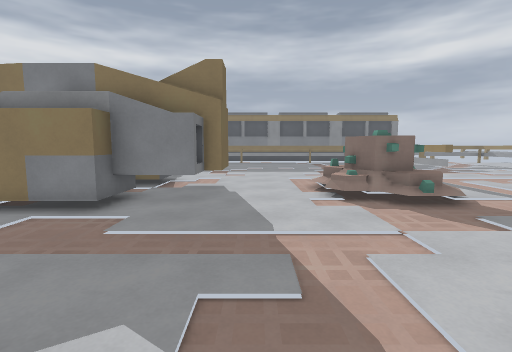
view 1 (above)

20 first-person views from a walk through a 3-D level made in the Godot game engine. The camera is 1.4 m above the floor, tilts 6° down and sees 85° across. The floor is counted in squares, 1 m on a side. Each view is taken from the middle of a square. On the plan, view 1 faces up. The plan holds only what a view shows up to about 14 squares ahead; the rest is blank. The place goes on beyond the plan. Characters and animated objects are left out. Surface patterns are stand-ins for the level's own textures.

view 2
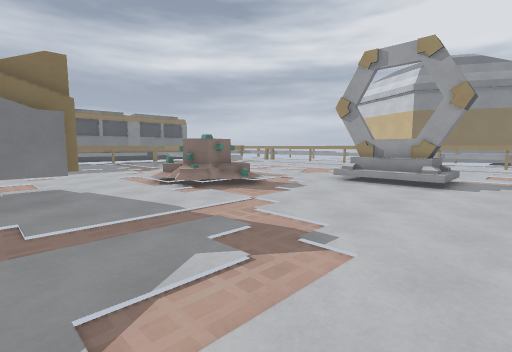

view 3
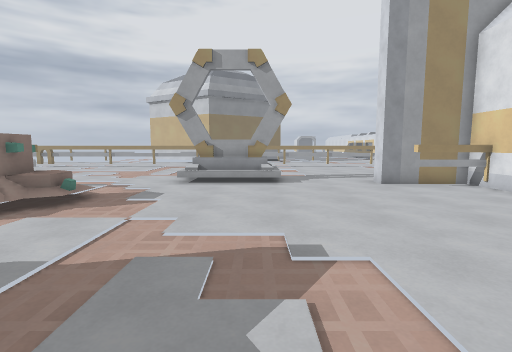

view 4
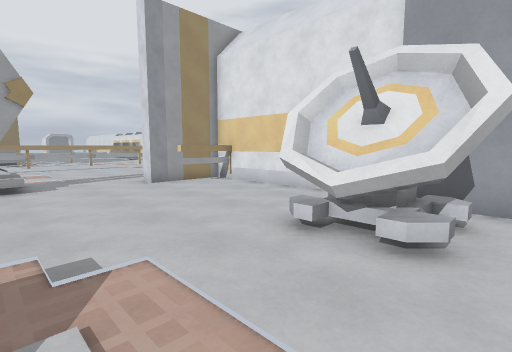

view 5
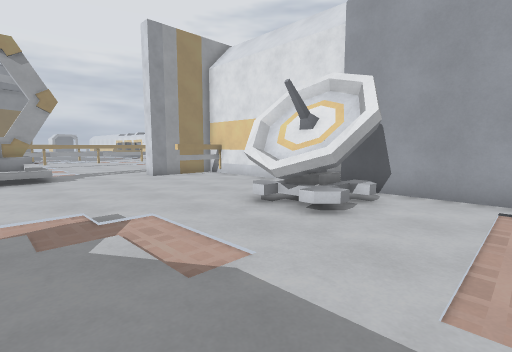

view 6
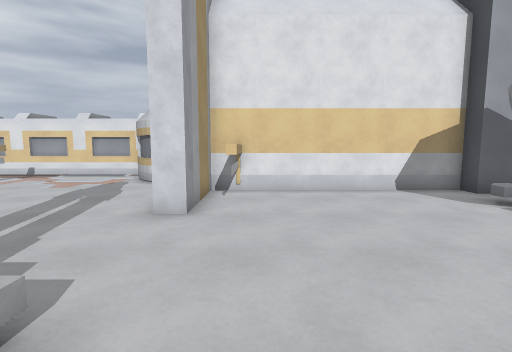

view 7
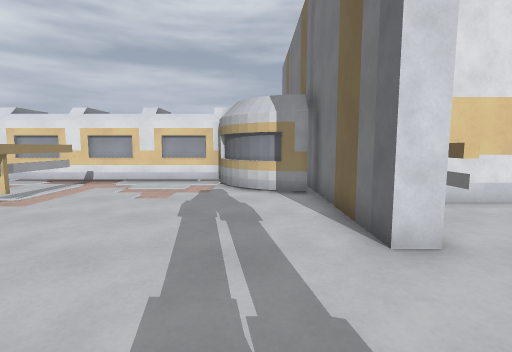

view 8
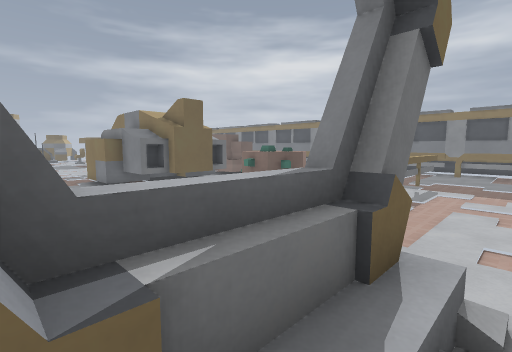

view 9
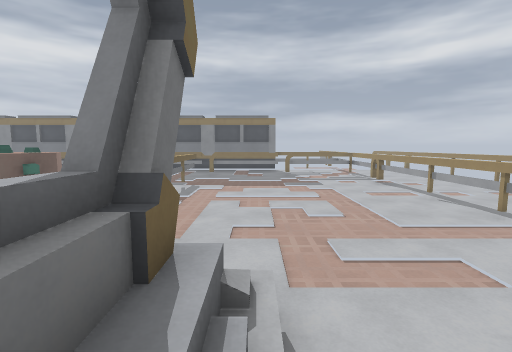

view 10
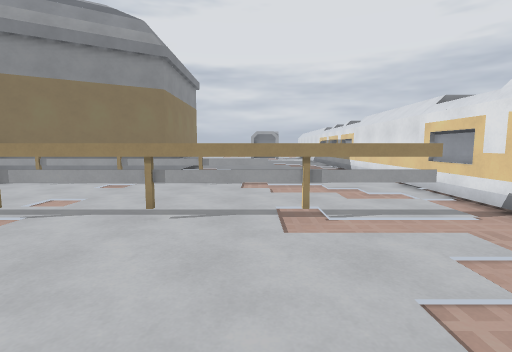

view 11
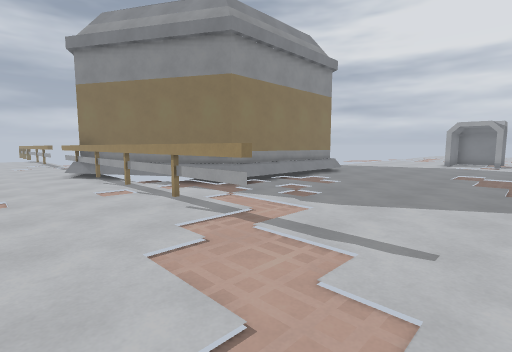

view 12
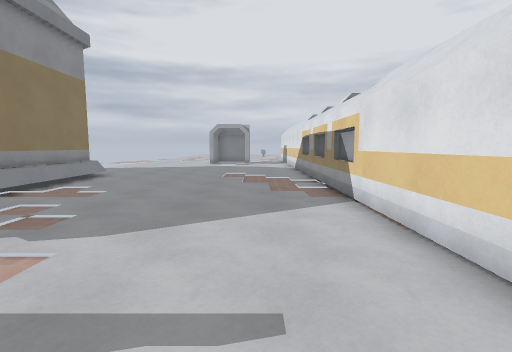

view 13
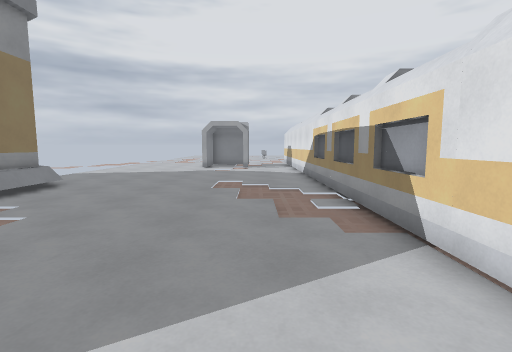

view 14
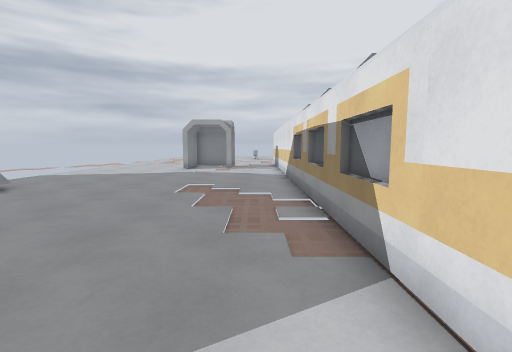

view 15
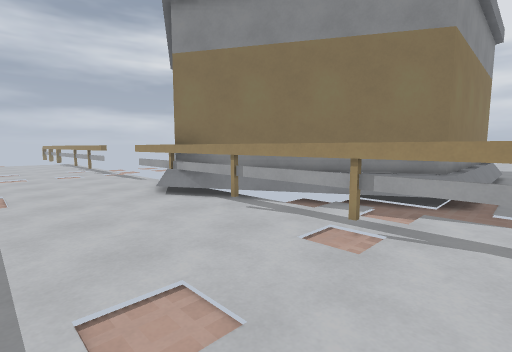

view 16
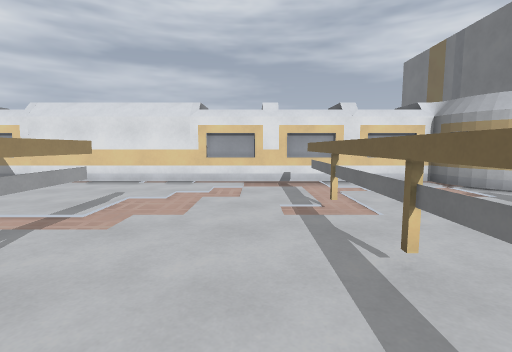

view 17
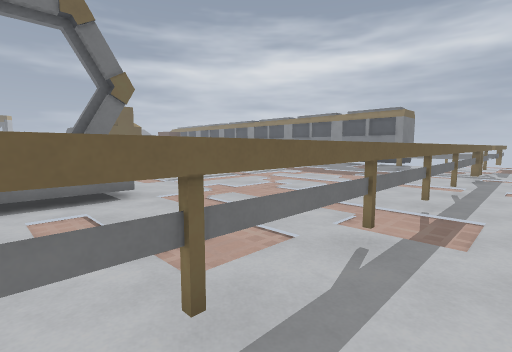

view 18
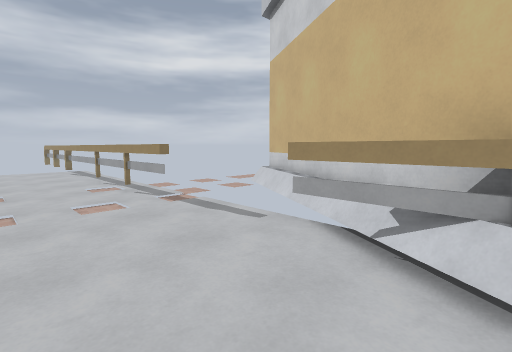

view 19
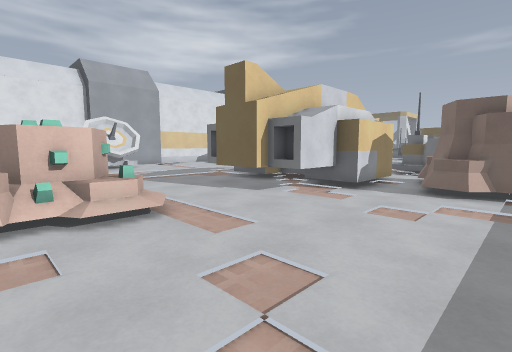

view 20
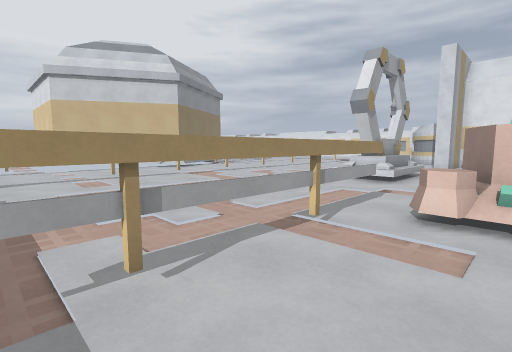

### Floor plan
Key: @ floor where view 1 was taken; # wall or solid block; . floor; / step, stairs or slope; = window, fence, low wall or low ledge; ^ raised ledge; T thing the floor can be seen under or through; R rock; O other object.
Columns run from 5 left of view 1 to 34 right of it. Each row starts with its distance up from view 1.
 16  R..........#........T....#.
 15 #R..........#........T....#.
 14 RR..........#........T....#.
 13 ............#........T....#.
 12 ##..........#........T......
 11  ###....//..#........T......#
 10  ####../#^=.#........T......#
  9 #   =../^^^..........T......#
  8 ## TT..==^#..........T....###
  7 ##TT.....OO..........T....##
  6 ##...................T....#
  5 .............///.....T....##
  4  ............/#/.....T....###
  3 . ...........///..  .#....T.##
  2  ............/#/... .#....T.=#
  1 .............///....  ....T..##
  0 .....@...............T....T...#########.
 -1 .....................T....T...=========.
 -2 ...#^#...............T....T.............
 -3 ...###.......#.......T....T.............
 -4 ...O.O......##.......T....T.............
 -5 #####.......##.......T....T.............
 -6     ##########.......T..................
 -7              #.......T..................
 -8              ###.....T..................
 -9              # ##.......................
-10                 #.......................
-11                 ########################

Positions as (right, up) in squares from view 1, and headings:
1: (0, 0), facing up
2: (-3, -1), facing up-right
3: (-3, 2), facing right
4: (-3, 2), facing down-right
5: (-5, 3), facing down-right
6: (6, 3), facing down
7: (10, 1), facing down
8: (10, 2), facing up-left
9: (10, 2), facing up
10: (11, -5), facing right
11: (18, -9), facing up-right
12: (20, -8), facing right
13: (23, -8), facing right
14: (24, -9), facing right
15: (17, -2), facing up-right
16: (18, 0), facing down
17: (18, 2), facing up-left
18: (18, 6), facing up-right
19: (5, 16), facing down-left
20: (4, 16), facing down-right
